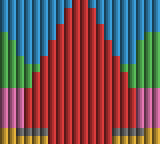

A 2D game scene composited from a Tiled map and its tileset images. What follows is a short description and the map's XML, with every tile layer's data as written:
An orthogonal 20x18 tile map with 8x8 px tiles, 2 tile layers (map, palette), 2 tilesets.

<map version="1.10" tiledversion="1.10.2" orientation="orthogonal" renderorder="right-down" width="20" height="18" tilewidth="8" tileheight="8" infinite="0" nextlayerid="3" nextobjectid="1">
 <tileset firstgid="1" name="tiles" tilewidth="8" tileheight="8" tilecount="768" columns="16">
  <image source="tower.png" width="128" height="384" />
 </tileset>
 <tileset firstgid="769" name="palettes" tilewidth="8" tileheight="8" tilecount="8" columns="8">
  <image source="../palettes.png" width="64" height="8" />
 </tileset>
 <layer id="1" name="map" width="20" height="18">
  <data encoding="csv">
345,349,354,360,359,359,374,376,359,326,2147483974,359,359,379,382,642,647,652,657,661,
346,350,355,361,365,359,359,377,309,327,2147483975,344,359,380,383,643,648,653,658,662,
347,351,356,362,366,369,359,359,310,328,2147483976,2147483958,378,381,384,644,359,654,659,663,
348,352,357,363,367,370,375,294,311,329,2147483977,2147483959,2147483942,359,359,359,649,655,660,664,
665,353,358,364,359,371,359,295,312,330,2147483978,2147483960,2147483943,359,359,645,650,656,696,703,
666,672,359,359,368,372,281,296,313,331,2147483979,2147483961,2147483944,2147483929,641,646,651,690,697,704,
667,673,360,359,359,373,282,297,314,332,2147483980,2147483962,2147483945,2147483930,359,359,359,691,698,705,
668,674,678,359,359,271,283,298,315,333,2147483981,2147483963,2147483946,2147483931,2147483919,359,359,692,699,706,
669,675,679,682,685,272,284,299,316,334,2147483982,2147483964,2147483947,2147483932,2147483920,686,687,693,700,707,
670,676,680,683,263,273,285,300,317,335,2147483983,2147483965,2147483948,2147483933,2147483921,2147483911,688,694,701,708,
671,677,681,684,264,274,286,301,318,336,2147483984,2147483966,2147483949,2147483934,2147483922,2147483912,689,695,702,709,
727,732,737,257,265,275,287,302,319,337,2147483985,2147483967,2147483950,2147483935,2147483923,2147483913,2147483905,742,747,752,
728,733,738,258,266,276,288,303,320,338,2147483986,2147483968,2147483951,2147483936,2147483924,2147483914,2147483906,743,748,753,
729,734,739,259,267,277,289,304,321,339,2147483987,2147483969,2147483952,2147483937,2147483925,2147483915,2147483907,744,749,754,
730,735,740,260,268,278,290,305,322,340,2147483988,2147483970,2147483953,2147483938,2147483926,2147483916,2147483908,745,750,755,
731,736,741,261,269,279,291,306,323,341,2147483989,2147483971,2147483954,2147483939,2147483927,2147483917,2147483909,746,751,756,
710,712,726,262,270,280,292,307,324,342,2147483990,2147483972,2147483955,2147483940,2147483928,2147483918,2147483910,2147484374,722,724,
711,713,714,715,716,717,293,308,325,343,2147483991,2147483973,2147483956,2147483941,718,719,720,721,723,725
  </data>
 </layer>
 <layer id="2" name="palette" width="20" height="18">
  <data encoding="csv">
770,770,770,770,770,770,770,770,770,769,769,770,770,770,770,770,770,770,770,770,
770,770,770,770,770,770,770,770,769,769,769,769,770,770,770,770,770,770,770,770,
770,770,770,770,770,770,770,770,769,769,769,769,770,770,770,770,770,770,770,770,
770,770,770,770,770,770,770,769,769,769,769,769,769,770,770,770,770,770,770,770,
771,770,770,770,770,770,770,769,769,769,769,769,769,770,770,770,770,770,771,771,
771,771,770,770,770,770,769,769,769,769,769,769,769,769,770,770,770,771,771,771,
771,771,770,770,770,770,769,769,769,769,769,769,769,769,770,770,770,771,771,771,
771,771,771,770,770,769,769,769,769,769,769,769,769,769,769,770,770,771,771,771,
771,771,771,771,771,769,769,769,769,769,769,769,769,769,769,771,771,771,771,771,
771,771,771,771,769,769,769,769,769,769,769,769,769,769,769,769,771,771,771,771,
771,771,771,771,769,769,769,769,769,769,769,769,769,769,769,769,771,771,771,771,
774,774,774,769,769,769,769,769,769,769,769,769,769,769,769,769,769,774,774,774,
774,774,774,769,769,769,769,769,769,769,769,769,769,769,769,769,769,774,774,774,
774,774,774,769,769,769,769,769,769,769,769,769,769,769,769,769,769,774,774,774,
774,774,774,769,769,769,769,769,769,769,769,769,769,769,769,769,769,774,774,774,
774,774,774,769,769,769,769,769,769,769,769,769,769,769,769,769,769,774,774,774,
772,772,775,775,775,775,769,769,769,769,769,769,769,769,775,775,775,775,772,772,
772,772,772,772,772,772,769,769,769,769,769,769,769,769,772,772,772,772,772,772
  </data>
 </layer>
</map>
